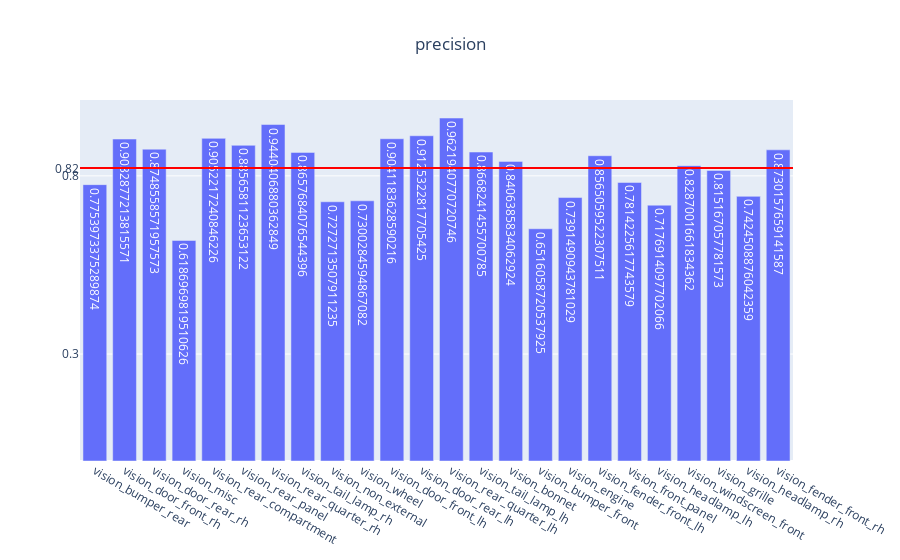

Notebook code cell kept with this figure:
### Code cell
genVisMulitlabel(partEvalMetrics, "precision")

### Figure 1 — Plotly figure (JSON) as saved in the notebook; plotly's stock layout.template omitted (floating-point values rounded to 4 significant figures)
{"data": [{"text": [0.7754, 0.9033, 0.8749, 0.6187, 0.9052, 0.8857, 0.944, 0.8658, 0.7273, 0.73, 0.9041, 0.9125, 0.9622, 0.8668, 0.8406, 0.6516, 0.7391, 0.8565, 0.7814, 0.7177, 0.8287, 0.8152, 0.7425, 0.873], "type": "bar", "x": ["vision_bumper_rear", "vision_door_front_rh", "vision_door_rear_rh", "vision_misc", "vision_rear_compartment", "vision_rear_panel", "vision_rear_quarter_rh", "vision_tail_lamp_rh", "vision_non_external", "vision_wheel", "vision_door_front_lh", "vision_door_rear_lh", "vision_rear_quarter_lh", "vision_tail_lamp_lh", "vision_bonnet", "vision_bumper_front", "vision_engine", "vision_fender_front_lh", "vision_front_panel", "vision_headlamp_lh", "vision_windscreen_front", "vision_grille", "vision_headlamp_rh", "vision_fender_front_rh"], "y": [0.7754, 0.9033, 0.8749, 0.6187, 0.9052, 0.8857, 0.944, 0.8658, 0.7273, 0.73, 0.9041, 0.9125, 0.9622, 0.8668, 0.8406, 0.6516, 0.7391, 0.8565, 0.7814, 0.7177, 0.8287, 0.8152, 0.7425, 0.873]}], "layout": {"shapes": [{"line": {"color": "red", "width": 2}, "type": "line", "x0": 0, "x1": 1, "xref": "x domain", "y0": 0.8218, "y1": 0.8218, "yref": "y"}], "title": {"text": "precision", "x": 0.5}, "yaxis": {"tickmode": "array", "tickvals": ["0.82", 0.3, 0.8]}}}
